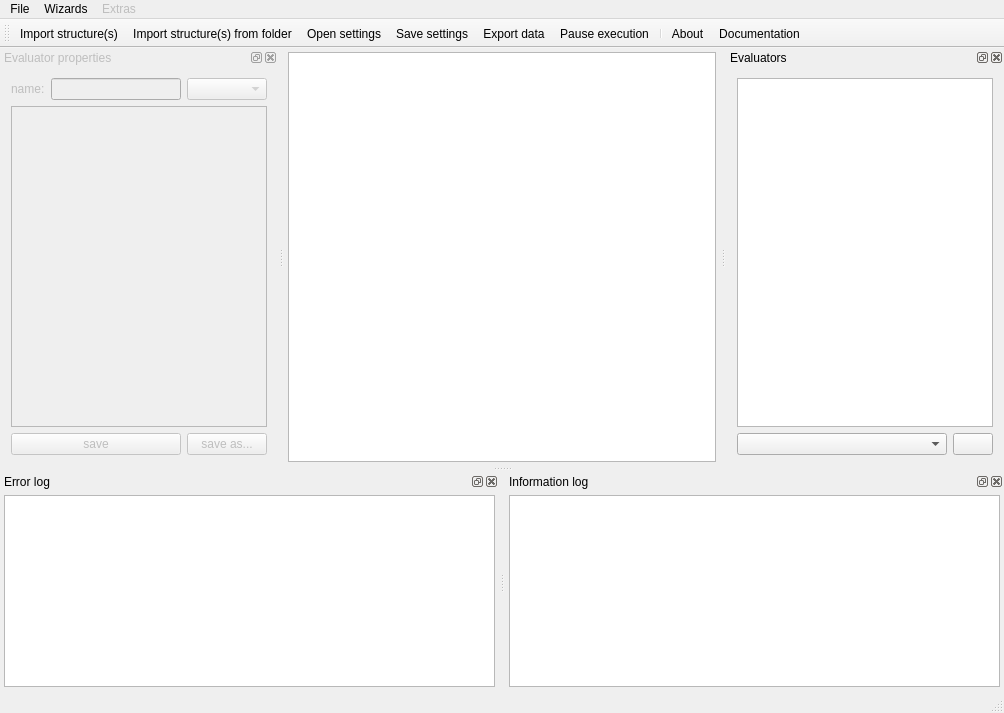
<?xml version="1.0" encoding="UTF-8"?>
<ui version="4.0">
 <class>MainWindow</class>
 <widget class="QMainWindow" name="MainWindow">
  <property name="geometry">
   <rect>
    <x>0</x>
    <y>0</y>
    <width>1004</width>
    <height>713</height>
   </rect>
  </property>
  <property name="windowTitle">
   <string>Olga</string>
  </property>
  <widget class="QWidget" name="centralWidget">
   <property name="sizePolicy">
    <sizepolicy hsizetype="Preferred" vsizetype="Preferred">
     <horstretch>0</horstretch>
     <verstretch>1</verstretch>
    </sizepolicy>
   </property>
   <property name="baseSize">
    <size>
     <width>0</width>
     <height>360</height>
    </size>
   </property>
   <layout class="QHBoxLayout" name="horizontalLayout">
    <property name="spacing">
     <number>1</number>
    </property>
    <property name="leftMargin">
     <number>4</number>
    </property>
    <property name="topMargin">
     <number>4</number>
    </property>
    <property name="rightMargin">
     <number>4</number>
    </property>
    <property name="bottomMargin">
     <number>4</number>
    </property>
    <item>
     <widget class="QTreeView" name="mainTreeView">
      <property name="baseSize">
       <size>
        <width>0</width>
        <height>360</height>
       </size>
      </property>
      <property name="showDropIndicator" stdset="0">
       <bool>false</bool>
      </property>
      <property name="alternatingRowColors">
       <bool>true</bool>
      </property>
      <property name="selectionMode">
       <enum>QAbstractItemView::ExtendedSelection</enum>
      </property>
      <property name="selectionBehavior">
       <enum>QAbstractItemView::SelectItems</enum>
      </property>
      <property name="indentation">
       <number>5</number>
      </property>
      <attribute name="headerStretchLastSection">
       <bool>false</bool>
      </attribute>
     </widget>
    </item>
   </layout>
  </widget>
  <widget class="QToolBar" name="mainToolBar">
   <property name="windowTitle">
    <string>Toolbar</string>
   </property>
   <property name="iconSize">
    <size>
     <width>32</width>
     <height>32</height>
    </size>
   </property>
   <attribute name="toolBarArea">
    <enum>TopToolBarArea</enum>
   </attribute>
   <attribute name="toolBarBreak">
    <bool>false</bool>
   </attribute>
   <addaction name="actionLoadStructures"/>
   <addaction name="actionLoadStructuresFolder"/>
   <addaction name="actionLoadSettings"/>
   <addaction name="actionSaveSettings"/>
   <addaction name="actionExportData"/>
   <addaction name="actionPauseExecution"/>
   <addaction name="separator"/>
   <addaction name="actionAbout"/>
   <addaction name="actionDocumentation"/>
  </widget>
  <widget class="QStatusBar" name="statusBar"/>
  <widget class="QDockWidget" name="logDockWidget">
   <property name="sizePolicy">
    <sizepolicy hsizetype="Preferred" vsizetype="Minimum">
     <horstretch>0</horstretch>
     <verstretch>0</verstretch>
    </sizepolicy>
   </property>
   <property name="baseSize">
    <size>
     <width>0</width>
     <height>80</height>
    </size>
   </property>
   <property name="windowTitle">
    <string>Error log</string>
   </property>
   <attribute name="dockWidgetArea">
    <number>8</number>
   </attribute>
   <widget class="QWidget" name="dockWidgetContents">
    <layout class="QHBoxLayout" name="horizontalLayout_2">
     <property name="spacing">
      <number>5</number>
     </property>
     <property name="leftMargin">
      <number>4</number>
     </property>
     <property name="topMargin">
      <number>4</number>
     </property>
     <property name="rightMargin">
      <number>4</number>
     </property>
     <property name="bottomMargin">
      <number>4</number>
     </property>
     <item>
      <widget class="QTextEdit" name="logTextEdit">
       <property name="baseSize">
        <size>
         <width>0</width>
         <height>80</height>
        </size>
       </property>
       <property name="textInteractionFlags">
        <set>Qt::LinksAccessibleByKeyboard|Qt::LinksAccessibleByMouse|Qt::TextBrowserInteraction|Qt::TextSelectableByKeyboard|Qt::TextSelectableByMouse</set>
       </property>
      </widget>
     </item>
    </layout>
   </widget>
  </widget>
  <widget class="QDockWidget" name="evalPropDockWidget">
   <property name="enabled">
    <bool>false</bool>
   </property>
   <property name="floating">
    <bool>false</bool>
   </property>
   <property name="windowTitle">
    <string>Evaluator properties</string>
   </property>
   <attribute name="dockWidgetArea">
    <number>1</number>
   </attribute>
   <widget class="QWidget" name="dockWidgetContents_2">
    <layout class="QGridLayout" name="gridLayout">
     <item row="0" column="0">
      <widget class="QLabel" name="label">
       <property name="text">
        <string>name:</string>
       </property>
       <property name="buddy">
        <cstring>evalNameLineEdit</cstring>
       </property>
      </widget>
     </item>
     <item row="0" column="1">
      <widget class="QLineEdit" name="evalNameLineEdit"/>
     </item>
     <item row="0" column="2">
      <widget class="QComboBox" name="evalTypePropComboBox">
       <property name="enabled">
        <bool>false</bool>
       </property>
      </widget>
     </item>
     <item row="1" column="0" colspan="3">
      <widget class="QTableView" name="evalPropertiesTableView">
       <attribute name="horizontalHeaderStretchLastSection">
        <bool>true</bool>
       </attribute>
       <attribute name="verticalHeaderVisible">
        <bool>false</bool>
       </attribute>
      </widget>
     </item>
     <item row="2" column="2">
      <widget class="QPushButton" name="saveAsButton">
       <property name="text">
        <string>save as...</string>
       </property>
      </widget>
     </item>
     <item row="2" column="0" colspan="2">
      <widget class="QPushButton" name="saveButton">
       <property name="text">
        <string>save</string>
       </property>
      </widget>
     </item>
    </layout>
   </widget>
  </widget>
  <widget class="QDockWidget" name="evalListDockWidget">
   <property name="windowTitle">
    <string>Evaluators</string>
   </property>
   <attribute name="dockWidgetArea">
    <number>2</number>
   </attribute>
   <widget class="QWidget" name="dockWidgetContents_7">
    <layout class="QGridLayout" name="gridLayout_2">
     <item row="1" column="0">
      <widget class="QComboBox" name="evalTypeAddComboBox">
       <property name="currentText">
        <string comment="Select type of the new evaluator"/>
       </property>
      </widget>
     </item>
     <item row="0" column="0" colspan="2">
      <widget class="QTreeView" name="evaluatorsTreeView">
       <property name="font">
        <font>
         <pointsize>11</pointsize>
        </font>
       </property>
       <property name="editTriggers">
        <set>QAbstractItemView::DoubleClicked|QAbstractItemView::EditKeyPressed|QAbstractItemView::SelectedClicked</set>
       </property>
       <property name="alternatingRowColors">
        <bool>true</bool>
       </property>
       <property name="rootIsDecorated">
        <bool>true</bool>
       </property>
       <property name="wordWrap">
        <bool>true</bool>
       </property>
       <attribute name="headerDefaultSectionSize">
        <number>175</number>
       </attribute>
      </widget>
     </item>
     <item row="1" column="1">
      <widget class="QPushButton" name="addEvalButton">
       <property name="sizePolicy">
        <sizepolicy hsizetype="Fixed" vsizetype="Fixed">
         <horstretch>0</horstretch>
         <verstretch>0</verstretch>
        </sizepolicy>
       </property>
       <property name="text">
        <string comment="add new evaluator"/>
       </property>
       <property name="icon">
        <iconset resource="icons.qrc">
         <normaloff>:/icons/list-add.svgz</normaloff>:/icons/list-add.svgz</iconset>
       </property>
       <property name="flat">
        <bool>false</bool>
       </property>
      </widget>
     </item>
    </layout>
   </widget>
  </widget>
  <widget class="QMenuBar" name="menuBar">
   <property name="geometry">
    <rect>
     <x>0</x>
     <y>0</y>
     <width>1004</width>
     <height>30</height>
    </rect>
   </property>
   <widget class="QMenu" name="menuFile">
    <property name="title">
     <string>File</string>
    </property>
    <addaction name="actionLoadStructures"/>
    <addaction name="actionImportTrajectory"/>
    <addaction name="actionLoadSettings"/>
    <addaction name="actionSaveSettings"/>
    <addaction name="actionExportData"/>
    <addaction name="actionDocumentation"/>
   </widget>
   <widget class="QMenu" name="menuWizards">
    <property name="title">
     <string>Wizards</string>
    </property>
    <addaction name="actionAddLpBatch"/>
    <addaction name="actionAddDistanceBatch"/>
    <addaction name="actionAddEfficiencyBatch"/>
    <addaction name="actionGetInformativePairs"/>
    <addaction name="actionSelectionTest"/>
   </widget>
   <widget class="QMenu" name="menuExtras">
    <property name="enabled">
     <bool>false</bool>
    </property>
    <property name="title">
     <string>Extras</string>
    </property>
    <addaction name="actionBuffersStats"/>
    <addaction name="actionRemoveNanEffs"/>
    <addaction name="actionLoadResults"/>
   </widget>
   <addaction name="menuFile"/>
   <addaction name="menuWizards"/>
   <addaction name="menuExtras"/>
  </widget>
  <widget class="QDockWidget" name="infologDockWidget">
   <property name="windowTitle">
    <string>Information log</string>
   </property>
   <attribute name="dockWidgetArea">
    <number>8</number>
   </attribute>
   <widget class="QWidget" name="dockWidgetContents_3">
    <layout class="QVBoxLayout" name="verticalLayout">
     <property name="leftMargin">
      <number>4</number>
     </property>
     <property name="topMargin">
      <number>4</number>
     </property>
     <property name="rightMargin">
      <number>4</number>
     </property>
     <property name="bottomMargin">
      <number>4</number>
     </property>
     <item>
      <widget class="QTextEdit" name="infoTextEdit">
       <property name="readOnly">
        <bool>true</bool>
       </property>
      </widget>
     </item>
    </layout>
   </widget>
  </widget>
  <action name="actionLoadStructures">
   <property name="icon">
    <iconset resource="icons.qrc">
     <normaloff>:/icons/molecule_add.svgz</normaloff>:/icons/molecule_add.svgz</iconset>
   </property>
   <property name="text">
    <string>&amp;Import structure(s)</string>
   </property>
   <property name="shortcut">
    <string>Ctrl+I</string>
   </property>
  </action>
  <action name="actionSaveSettings">
   <property name="icon">
    <iconset resource="icons.qrc">
     <normaloff>:/icons/document-save.svgz</normaloff>:/icons/document-save.svgz</iconset>
   </property>
   <property name="text">
    <string>&amp;Save settings</string>
   </property>
   <property name="toolTip">
    <string>Save labelling positions, distances or body descriptions</string>
   </property>
   <property name="shortcut">
    <string>Ctrl+S</string>
   </property>
  </action>
  <action name="actionLoadSettings">
   <property name="icon">
    <iconset resource="icons.qrc">
     <normaloff>:/icons/document-open.svgz</normaloff>:/icons/document-open.svgz</iconset>
   </property>
   <property name="text">
    <string>&amp;Open settings</string>
   </property>
   <property name="toolTip">
    <string>Load labelling positions, distances, body descriptions or other evaluators</string>
   </property>
   <property name="shortcut">
    <string>Ctrl+O</string>
   </property>
  </action>
  <action name="actionUniformSampling">
   <property name="icon">
    <iconset resource="icons.qrc">
     <normaloff>:/icons/quickopen.svgz</normaloff>:/icons/quickopen.svgz</iconset>
   </property>
   <property name="text">
    <string>Uniform Sampling</string>
   </property>
   <property name="toolTip">
    <string>Generate structures by uniform sampling</string>
   </property>
  </action>
  <action name="actionMetropolisSampling">
   <property name="icon">
    <iconset resource="icons.qrc">
     <normaloff>:/icons/roll.svgz</normaloff>:/icons/roll.svgz</iconset>
   </property>
   <property name="text">
    <string>Metropolis Sampling</string>
   </property>
   <property name="toolTip">
    <string>Generate structures by metropolis sampling</string>
   </property>
  </action>
  <action name="actionExportData">
   <property name="icon">
    <iconset resource="icons.qrc">
     <normaloff>:/icons/application-x-gnumeric.svgz</normaloff>:/icons/application-x-gnumeric.svgz</iconset>
   </property>
   <property name="text">
    <string>&amp;Export data</string>
   </property>
   <property name="toolTip">
    <string>Export calculated values</string>
   </property>
  </action>
  <action name="actionExportStructures">
   <property name="icon">
    <iconset resource="icons.qrc">
     <normaloff>:/icons/svn-commit.svgz</normaloff>:/icons/svn-commit.svgz</iconset>
   </property>
   <property name="text">
    <string>Export Structures</string>
   </property>
  </action>
  <action name="actionAbout">
   <property name="icon">
    <iconset resource="icons.qrc">
     <normaloff>:/icons/help-about.svgz</normaloff>:/icons/help-about.svgz</iconset>
   </property>
   <property name="text">
    <string>About</string>
   </property>
  </action>
  <action name="actionLoadStructuresFolder">
   <property name="icon">
    <iconset resource="icons.qrc">
     <normaloff>:/icons/molecule_add_fldr.svgz</normaloff>:/icons/molecule_add_fldr.svgz</iconset>
   </property>
   <property name="text">
    <string>Import structure(s) from folder</string>
   </property>
   <property name="toolTip">
    <string>Import all structure(s) from a selected folder</string>
   </property>
  </action>
  <action name="actionAddLpBatch">
   <property name="icon">
    <iconset resource="icons.qrc">
     <normaloff>:/icons/quickopen.svgz</normaloff>:/icons/quickopen.svgz</iconset>
   </property>
   <property name="text">
    <string>Add multiple labeling positions</string>
   </property>
  </action>
  <action name="actionAddDistanceBatch">
   <property name="icon">
    <iconset resource="icons.qrc">
     <normaloff>:/icons/quickopen.svgz</normaloff>:/icons/quickopen.svgz</iconset>
   </property>
   <property name="text">
    <string>Add multiple distances</string>
   </property>
   <property name="toolTip">
    <string>Add multiple distances</string>
   </property>
  </action>
  <action name="actionGetInformativePairs">
   <property name="icon">
    <iconset resource="icons.qrc">
     <normaloff>:/icons/quickopen.svgz</normaloff>:/icons/quickopen.svgz</iconset>
   </property>
   <property name="text">
    <string>Determine informative labeling pairs</string>
   </property>
   <property name="toolTip">
    <string>Determine informative labeling pairs</string>
   </property>
  </action>
  <action name="actionAddEfficiencyBatch">
   <property name="icon">
    <iconset resource="icons.qrc">
     <normaloff>:/icons/quickopen.svgz</normaloff>:/icons/quickopen.svgz</iconset>
   </property>
   <property name="text">
    <string>Add multiple FRET efficiencies</string>
   </property>
   <property name="toolTip">
    <string>Add multiple FRET efficiencies</string>
   </property>
  </action>
  <action name="actionPauseExecution">
   <property name="checkable">
    <bool>true</bool>
   </property>
   <property name="icon">
    <iconset resource="icons.qrc">
     <normaloff>:/icons/pause.svg</normaloff>:/icons/pause.svg</iconset>
   </property>
   <property name="text">
    <string>Pause execution</string>
   </property>
  </action>
  <action name="actionBuffersStats">
   <property name="icon">
    <iconset resource="icons.qrc">
     <normaloff>:/icons/help-about.svgz</normaloff>:/icons/help-about.svgz</iconset>
   </property>
   <property name="text">
    <string>Buffers stats</string>
   </property>
  </action>
  <action name="actionRemoveNanEffs">
   <property name="icon">
    <iconset resource="icons.qrc">
     <normaloff>:/icons/application-exit.svgz</normaloff>:/icons/application-exit.svgz</iconset>
   </property>
   <property name="text">
    <string>Remove NaN efficiencies</string>
   </property>
   <property name="toolTip">
    <string>&lt;html&gt;&lt;head/&gt;&lt;body&gt;&lt;p&gt;Remove efficiencies that result in Not-a-Number for the first structure.&lt;/p&gt;&lt;/body&gt;&lt;/html&gt;</string>
   </property>
  </action>
  <action name="actionLoadResults">
   <property name="icon">
    <iconset resource="icons.qrc">
     <normaloff>:/icons/document-import.svgz</normaloff>:/icons/document-import.svgz</iconset>
   </property>
   <property name="text">
    <string>load results</string>
   </property>
  </action>
  <action name="actionDocumentation">
   <property name="icon">
    <iconset resource="icons.qrc">
     <normaloff>:/icons/actions-help-contents.svg</normaloff>:/icons/actions-help-contents.svg</iconset>
   </property>
   <property name="text">
    <string>Documentation</string>
   </property>
   <property name="toolTip">
    <string>Show documentation page</string>
   </property>
  </action>
  <action name="actionImportTrajectory">
   <property name="text">
    <string>Import trajectory</string>
   </property>
  </action>
  <action name="actionSelectionTest">
   <property name="icon">
    <iconset resource="icons.qrc">
     <normaloff>:/icons/quickopen.svgz</normaloff>:/icons/quickopen.svgz</iconset>
   </property>
   <property name="text">
    <string>Test a selection expression</string>
   </property>
   <property name="toolTip">
    <string>Test a selection expression</string>
   </property>
  </action>
 </widget>
 <layoutdefault spacing="6" margin="11"/>
 <tabstops>
  <tabstop>mainTreeView</tabstop>
  <tabstop>evaluatorsTreeView</tabstop>
  <tabstop>evalTypeAddComboBox</tabstop>
  <tabstop>addEvalButton</tabstop>
  <tabstop>evalNameLineEdit</tabstop>
  <tabstop>evalTypePropComboBox</tabstop>
  <tabstop>evalPropertiesTableView</tabstop>
  <tabstop>saveButton</tabstop>
  <tabstop>saveAsButton</tabstop>
  <tabstop>logTextEdit</tabstop>
 </tabstops>
 <resources>
  <include location="icons.qrc"/>
 </resources>
 <connections>
  <connection>
   <sender>actionLoadStructures</sender>
   <signal>triggered()</signal>
   <receiver>MainWindow</receiver>
   <slot>loadPdbsDialog()</slot>
   <hints>
    <hint type="sourcelabel">
     <x>-1</x>
     <y>-1</y>
    </hint>
    <hint type="destinationlabel">
     <x>301</x>
     <y>265</y>
    </hint>
   </hints>
  </connection>
  <connection>
   <sender>actionLoadSettings</sender>
   <signal>triggered()</signal>
   <receiver>MainWindow</receiver>
   <slot>loadEvaluators()</slot>
   <hints>
    <hint type="sourcelabel">
     <x>-1</x>
     <y>-1</y>
    </hint>
    <hint type="destinationlabel">
     <x>301</x>
     <y>265</y>
    </hint>
   </hints>
  </connection>
  <connection>
   <sender>actionSaveSettings</sender>
   <signal>triggered()</signal>
   <receiver>MainWindow</receiver>
   <slot>saveJson()</slot>
   <hints>
    <hint type="sourcelabel">
     <x>-1</x>
     <y>-1</y>
    </hint>
    <hint type="destinationlabel">
     <x>301</x>
     <y>265</y>
    </hint>
   </hints>
  </connection>
  <connection>
   <sender>actionMetropolisSampling</sender>
   <signal>triggered()</signal>
   <receiver>MainWindow</receiver>
   <slot>metropolisSampling()</slot>
   <hints>
    <hint type="sourcelabel">
     <x>-1</x>
     <y>-1</y>
    </hint>
    <hint type="destinationlabel">
     <x>301</x>
     <y>265</y>
    </hint>
   </hints>
  </connection>
  <connection>
   <sender>actionExportData</sender>
   <signal>triggered()</signal>
   <receiver>MainWindow</receiver>
   <slot>exportData()</slot>
   <hints>
    <hint type="sourcelabel">
     <x>-1</x>
     <y>-1</y>
    </hint>
    <hint type="destinationlabel">
     <x>301</x>
     <y>265</y>
    </hint>
   </hints>
  </connection>
  <connection>
   <sender>actionExportStructures</sender>
   <signal>triggered()</signal>
   <receiver>MainWindow</receiver>
   <slot>exportStructures()</slot>
   <hints>
    <hint type="sourcelabel">
     <x>-1</x>
     <y>-1</y>
    </hint>
    <hint type="destinationlabel">
     <x>372</x>
     <y>290</y>
    </hint>
   </hints>
  </connection>
  <connection>
   <sender>actionAbout</sender>
   <signal>triggered()</signal>
   <receiver>MainWindow</receiver>
   <slot>showAbout()</slot>
   <hints>
    <hint type="sourcelabel">
     <x>-1</x>
     <y>-1</y>
    </hint>
    <hint type="destinationlabel">
     <x>372</x>
     <y>290</y>
    </hint>
   </hints>
  </connection>
  <connection>
   <sender>addEvalButton</sender>
   <signal>pressed()</signal>
   <receiver>MainWindow</receiver>
   <slot>addEvaluator()</slot>
   <hints>
    <hint type="sourcelabel">
     <x>995</x>
     <y>446</y>
    </hint>
    <hint type="destinationlabel">
     <x>964</x>
     <y>473</y>
    </hint>
   </hints>
  </connection>
  <connection>
   <sender>actionLoadStructuresFolder</sender>
   <signal>triggered()</signal>
   <receiver>MainWindow</receiver>
   <slot>loadStructuresFolder()</slot>
   <hints>
    <hint type="sourcelabel">
     <x>-1</x>
     <y>-1</y>
    </hint>
    <hint type="destinationlabel">
     <x>501</x>
     <y>356</y>
    </hint>
   </hints>
  </connection>
  <connection>
   <sender>actionAddLpBatch</sender>
   <signal>triggered()</signal>
   <receiver>MainWindow</receiver>
   <slot>addLpBatch()</slot>
   <hints>
    <hint type="sourcelabel">
     <x>-1</x>
     <y>-1</y>
    </hint>
    <hint type="destinationlabel">
     <x>501</x>
     <y>356</y>
    </hint>
   </hints>
  </connection>
  <connection>
   <sender>actionAddDistanceBatch</sender>
   <signal>triggered()</signal>
   <receiver>MainWindow</receiver>
   <slot>addDistanceBatch()</slot>
   <hints>
    <hint type="sourcelabel">
     <x>-1</x>
     <y>-1</y>
    </hint>
    <hint type="destinationlabel">
     <x>501</x>
     <y>356</y>
    </hint>
   </hints>
  </connection>
  <connection>
   <sender>actionGetInformativePairs</sender>
   <signal>triggered()</signal>
   <receiver>MainWindow</receiver>
   <slot>getInfromativePairs()</slot>
   <hints>
    <hint type="sourcelabel">
     <x>-1</x>
     <y>-1</y>
    </hint>
    <hint type="destinationlabel">
     <x>501</x>
     <y>356</y>
    </hint>
   </hints>
  </connection>
  <connection>
   <sender>actionAddEfficiencyBatch</sender>
   <signal>triggered()</signal>
   <receiver>MainWindow</receiver>
   <slot>addEfficiencyBatch()</slot>
   <hints>
    <hint type="sourcelabel">
     <x>-1</x>
     <y>-1</y>
    </hint>
    <hint type="destinationlabel">
     <x>501</x>
     <y>356</y>
    </hint>
   </hints>
  </connection>
  <connection>
   <sender>actionPauseExecution</sender>
   <signal>toggled(bool)</signal>
   <receiver>MainWindow</receiver>
   <slot>setPaused(bool)</slot>
   <hints>
    <hint type="sourcelabel">
     <x>-1</x>
     <y>-1</y>
    </hint>
    <hint type="destinationlabel">
     <x>501</x>
     <y>356</y>
    </hint>
   </hints>
  </connection>
  <connection>
   <sender>actionBuffersStats</sender>
   <signal>triggered()</signal>
   <receiver>MainWindow</receiver>
   <slot>showBuffersStats()</slot>
   <hints>
    <hint type="sourcelabel">
     <x>-1</x>
     <y>-1</y>
    </hint>
    <hint type="destinationlabel">
     <x>501</x>
     <y>356</y>
    </hint>
   </hints>
  </connection>
  <connection>
   <sender>actionRemoveNanEffs</sender>
   <signal>triggered()</signal>
   <receiver>MainWindow</receiver>
   <slot>removeNanEffs()</slot>
   <hints>
    <hint type="sourcelabel">
     <x>-1</x>
     <y>-1</y>
    </hint>
    <hint type="destinationlabel">
     <x>501</x>
     <y>356</y>
    </hint>
   </hints>
  </connection>
  <connection>
   <sender>actionLoadResults</sender>
   <signal>triggered()</signal>
   <receiver>MainWindow</receiver>
   <slot>loadResults()</slot>
   <hints>
    <hint type="sourcelabel">
     <x>-1</x>
     <y>-1</y>
    </hint>
    <hint type="destinationlabel">
     <x>501</x>
     <y>356</y>
    </hint>
   </hints>
  </connection>
  <connection>
   <sender>actionDocumentation</sender>
   <signal>triggered()</signal>
   <receiver>MainWindow</receiver>
   <slot>showDocumentation()</slot>
   <hints>
    <hint type="sourcelabel">
     <x>-1</x>
     <y>-1</y>
    </hint>
    <hint type="destinationlabel">
     <x>501</x>
     <y>356</y>
    </hint>
   </hints>
  </connection>
  <connection>
   <sender>actionExportStructures</sender>
   <signal>triggered()</signal>
   <receiver>MainWindow</receiver>
   <slot>loadTrajDialog()</slot>
   <hints>
    <hint type="sourcelabel">
     <x>-1</x>
     <y>-1</y>
    </hint>
    <hint type="destinationlabel">
     <x>501</x>
     <y>356</y>
    </hint>
   </hints>
  </connection>
  <connection>
   <sender>actionImportTrajectory</sender>
   <signal>triggered()</signal>
   <receiver>MainWindow</receiver>
   <slot>loadTrajDialog()</slot>
   <hints>
    <hint type="sourcelabel">
     <x>-1</x>
     <y>-1</y>
    </hint>
    <hint type="destinationlabel">
     <x>501</x>
     <y>356</y>
    </hint>
   </hints>
  </connection>
  <connection>
   <sender>actionSelectionTest</sender>
   <signal>triggered()</signal>
   <receiver>MainWindow</receiver>
   <slot>testSelectionExpression()</slot>
   <hints>
    <hint type="sourcelabel">
     <x>-1</x>
     <y>-1</y>
    </hint>
    <hint type="destinationlabel">
     <x>501</x>
     <y>356</y>
    </hint>
   </hints>
  </connection>
 </connections>
 <slots>
  <slot>loadEvaluators()</slot>
  <slot>saveJson()</slot>
  <slot>metropolisSampling()</slot>
  <slot>exportData()</slot>
  <slot>exportStructures()</slot>
  <slot>exportCylinders()</slot>
  <slot>showAbout()</slot>
  <slot>addEvaluator()</slot>
  <slot>loadStructuresFolder()</slot>
  <slot>addLpBatch()</slot>
  <slot>addDistanceBatch()</slot>
  <slot>getInfromativePairs()</slot>
  <slot>addEfficiencyBatch()</slot>
  <slot>setPaused(bool)</slot>
  <slot>showBuffersStats()</slot>
  <slot>removeNanEffs()</slot>
  <slot>loadResults()</slot>
  <slot>showDocumentation()</slot>
  <slot>loadPdbsDialog()</slot>
  <slot>loadTrajDialog()</slot>
  <slot>testSelectionExpression()</slot>
 </slots>
</ui>
